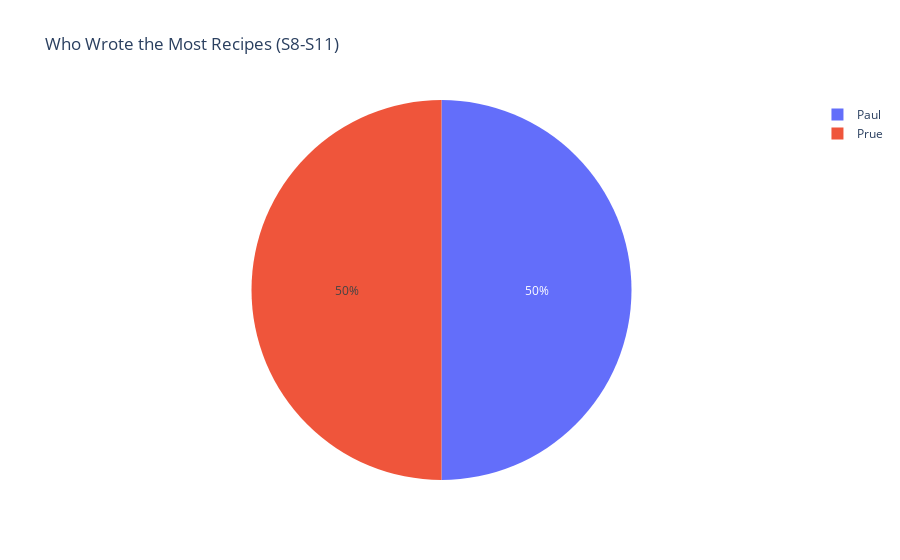

The code cell stored with this chart in its notebook:
### Code cell
fig = px.pie(values=prue_judge_count['Number of Recipes Written'], names=prue_judge_count['Recipe Writer'], title='Who Wrote the Most Recipes (S8-S11)')
fig.show()

### Figure 1 — Plotly figure (JSON) as saved in the notebook; plotly's stock layout.template omitted (floating-point values rounded to 4 significant figures)
{"data": [{"domain": {"x": [0, 1], "y": [0, 1]}, "hovertemplate": "label=%{label}<br>value=%{value}<extra></extra>", "labels": ["Paul", "Prue"], "legendgroup": "", "name": "", "showlegend": true, "type": "pie", "values": [20, 20]}], "layout": {"legend": {"tracegroupgap": 0}, "title": {"text": "Who Wrote the Most Recipes (S8-S11)"}}}
